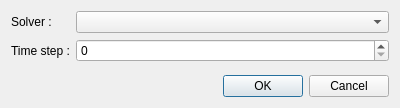
<?xml version="1.0" encoding="UTF-8"?>
<ui version="4.0">
 <class>SolveMazeDialog</class>
 <widget class="QDialog" name="SolveMazeDialog">
  <property name="geometry">
   <rect>
    <x>0</x>
    <y>0</y>
    <width>400</width>
    <height>108</height>
   </rect>
  </property>
  <property name="sizePolicy">
   <sizepolicy hsizetype="Preferred" vsizetype="Minimum">
    <horstretch>0</horstretch>
    <verstretch>0</verstretch>
   </sizepolicy>
  </property>
  <property name="windowTitle">
   <string>Dialog</string>
  </property>
  <layout class="QVBoxLayout" name="verticalLayout">
   <item>
    <layout class="QFormLayout" name="formLayout">
     <item row="0" column="0">
      <widget class="QLabel" name="solverLabel_">
       <property name="text">
        <string>Solver :</string>
       </property>
      </widget>
     </item>
     <item row="0" column="1">
      <widget class="QComboBox" name="solverComboBox_"/>
     </item>
     <item row="1" column="0">
      <widget class="QLabel" name="timeStepLabel_">
       <property name="text">
        <string>Time step :</string>
       </property>
      </widget>
     </item>
     <item row="1" column="1">
      <widget class="QSpinBox" name="timeStepSpinBox_">
       <property name="maximum">
        <number>1000</number>
       </property>
       <property name="singleStep">
        <number>100</number>
       </property>
      </widget>
     </item>
    </layout>
   </item>
   <item>
    <widget class="QDialogButtonBox" name="buttonBox">
     <property name="orientation">
      <enum>Qt::Horizontal</enum>
     </property>
     <property name="standardButtons">
      <set>QDialogButtonBox::Cancel|QDialogButtonBox::Ok</set>
     </property>
    </widget>
   </item>
  </layout>
 </widget>
 <resources/>
 <connections>
  <connection>
   <sender>buttonBox</sender>
   <signal>accepted()</signal>
   <receiver>SolveMazeDialog</receiver>
   <slot>accept()</slot>
   <hints>
    <hint type="sourcelabel">
     <x>248</x>
     <y>254</y>
    </hint>
    <hint type="destinationlabel">
     <x>157</x>
     <y>274</y>
    </hint>
   </hints>
  </connection>
  <connection>
   <sender>buttonBox</sender>
   <signal>rejected()</signal>
   <receiver>SolveMazeDialog</receiver>
   <slot>reject()</slot>
   <hints>
    <hint type="sourcelabel">
     <x>316</x>
     <y>260</y>
    </hint>
    <hint type="destinationlabel">
     <x>286</x>
     <y>274</y>
    </hint>
   </hints>
  </connection>
 </connections>
</ui>
